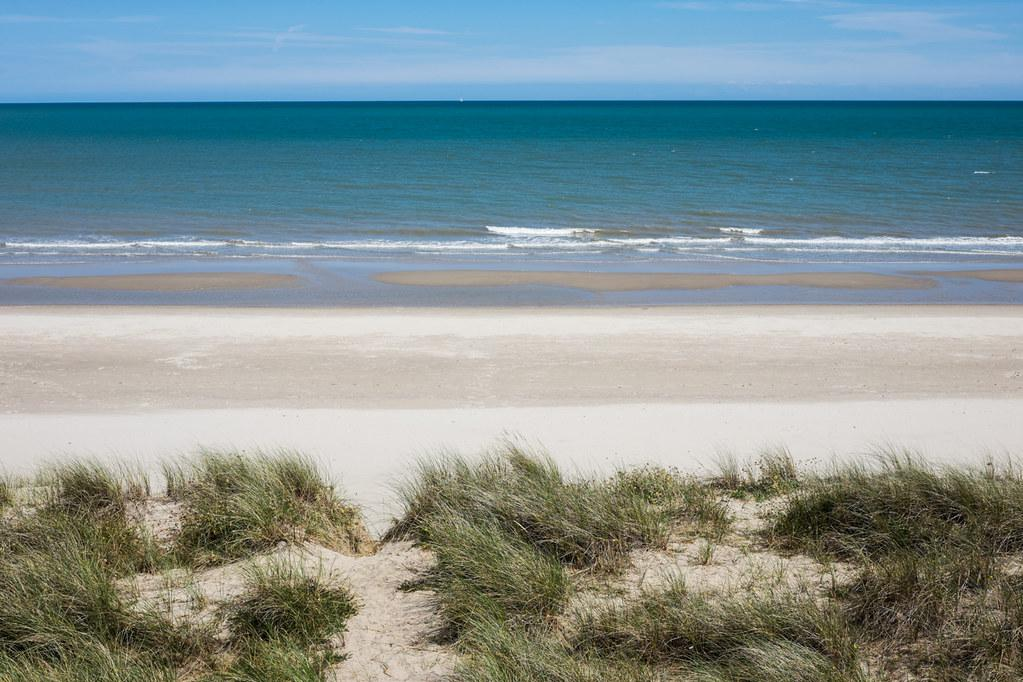
#> input picture data/00000161_(4).jpg, 1023 x 682 px; its folder holds only this picture in this run
$ jupyter execute 0-create-edges.ipynb
#> lines starting #> are read from the running program, lines starting #| are printed output that depends on the picture; after the words box and inside, x2 and y2 are one past the last pixel; in counts of white or black regions, pixels touching at a corner belong together
[cell 1]
import glob
import random
import cv2
import matplotlib.pyplot as plt

[cell 2]
paths = sorted(glob.glob('data/*.jpg'))

[cell 3]
random.seed(3)

randImg = random.choices(paths, k=5)
images = []

fig, axes = plt.subplots(nrows=1, ncols=5, figsize=(20,10))
for ax, path in zip(axes, randImg):
    im = plt.imread(path)
#> im is the input picture: shape (682, 1023, 3); mean R, G, B 131.1, 147.6, 149.5
#     im = transform.resize(im, (224, 224))
    images.append(im)
    ax.imshow(im)
    ax.axis('off')
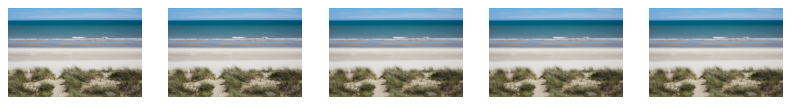
#> figure drawn by matplotlib, 5 panels

[cell 4]
def plot(images):
    fig, axes = plt.subplots(nrows=1, ncols=5, figsize=(20,10))
    for ax, im in zip(axes, images):
        ax.imshow(im)
        ax.axis('off')

[cell 5]
edges = [cv2.Canny(im, 50, 100, apertureSize=5) for im in images]
plot(edges)
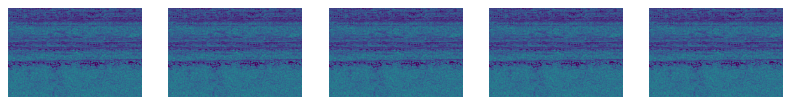
#> figure drawn by matplotlib, 5 panels

[cell 6]
lowThres = 16
highThres = 150
apertureSize = 0
gaussianSize = 6

index = 4
im_raw = images[index][...,::-1].copy()
im = cv2.cvtColor(im_raw, cv2.COLOR_RGB2GRAY);
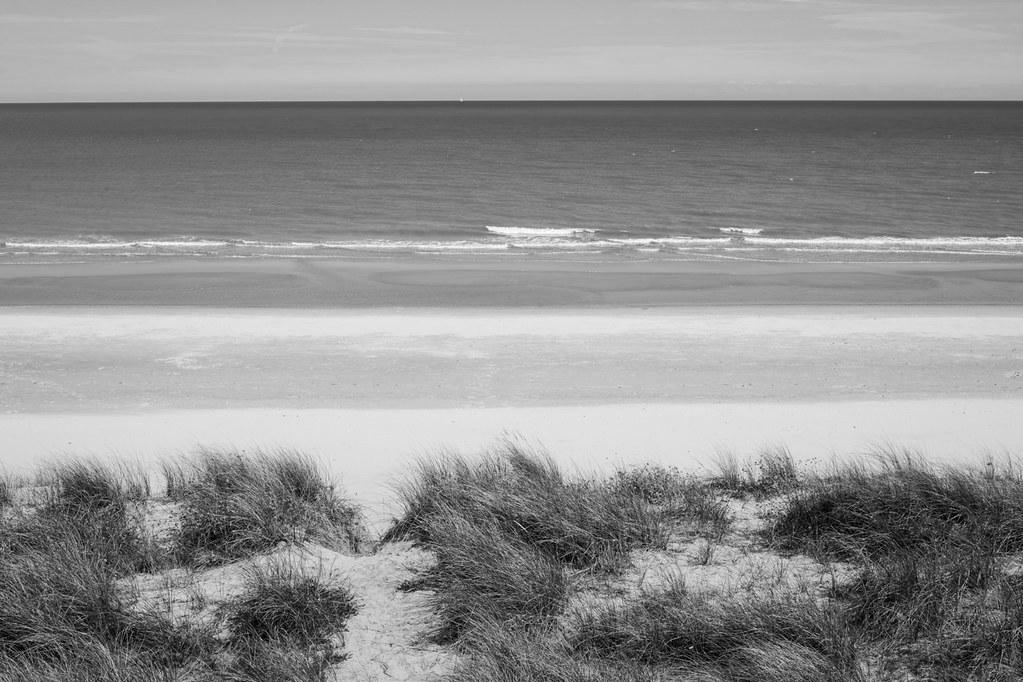
#> im: shape (682, 1023); min 0, max 255, mean 146.3
newIm = None

def modifyImg():
    global lowThres, highThres, apertureSize, gaussianSize, newIm
    if gaussianSize:
        newIm = cv2.GaussianBlur(im, (2*gaussianSize+1, 2*gaussianSize+1), 0)
    else:
        newIm = im.copy()
    newIm = cv2.Canny(newIm, lowThres, highThres, apertureSize=apertureSize*2+3)
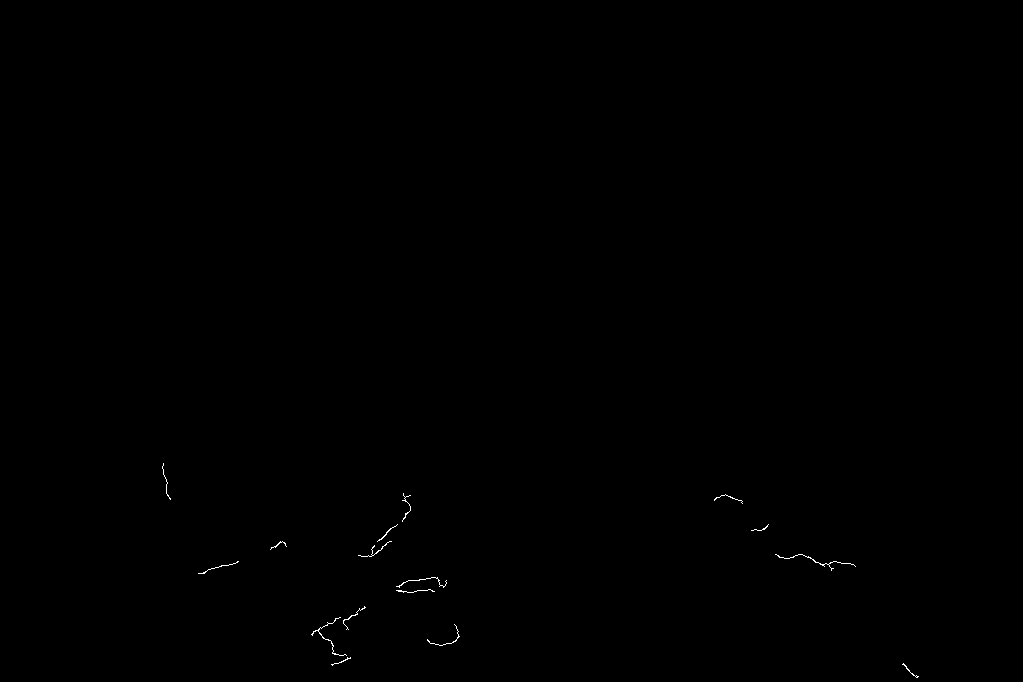
#> newIm: shape (682, 1023); 0.11% white in thin lines or dots, all inside (x1, y1, x2, y2) = (162, 463, 919, 678)
    cv2.imshow(window_name, newIm)

# callback function
def _lowThres(*args):
    global lowThres
    lowThres = args[0]
    modifyImg()

def _highThres(*args):
    global highThres
    highThres = args[0]
    modifyImg()

def _aperatureSize(*args):
    global apertureSize
    apertureSize = args[0]
    modifyImg()

def _gaussianBlur(*args):
    global gaussianSize
    gaussianSize = args[0]
    modifyImg()


window_name = "Find Edges"
cv2.namedWindow(window_name, cv2.WINDOW_AUTOSIZE)
cv2.createTrackbar("Low Threshold", window_name, lowThres, 255, _lowThres)
cv2.createTrackbar("High Threshold", window_name, highThres, 255, _highThres)
cv2.createTrackbar("Aperture Size", window_name, apertureSize, 2, _aperatureSize)
cv2.createTrackbar("Gaussian Size", window_name, gaussianSize, 9, _gaussianBlur)

modifyImg()
cv2.waitKey(0)

cv2.destroyAllWindows()
cv2.waitKey(1) # for mac only

# save edge image
fig, axes = plt.subplots(nrows=1, ncols=2, figsize=(20,10))
axes[0].imshow(images[index]);axes[0].axis('off')
axes[1].imshow(newIm, cmap='gray');axes[1].axis('off')
fig.savefig(f"edges/{randImg[index].split('/')[-1]}", bbox_inches='tight')
